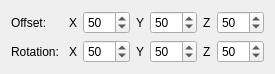
      <widget class="QWidget" name="layoutWidget">
       <property name="geometry">
        <rect>
         <x>10</x>
         <y>140</y>
         <width>275</width>
         <height>61</height>
        </rect>
       </property>
       <layout class="QGridLayout" name="gridLayout_4">
        <item row="1" column="0">
         <layout class="QHBoxLayout" name="horizontalLayout_23">
          <item>
           <widget class="QLabel" name="label_14">
            <property name="text">
             <string>Rotation:</string>
            </property>
           </widget>
          </item>
          <item>
           <layout class="QHBoxLayout" name="horizontalLayout_20">
            <item>
             <widget class="QLabel" name="label_15">
              <property name="text">
               <string>X</string>
              </property>
             </widget>
            </item>
            <item>
             <widget class="QSpinBox" name="x_turn_spinbox">
              <property name="minimum">
               <number>1</number>
              </property>
              <property name="maximum">
               <number>100</number>
              </property>
              <property name="value">
               <number>50</number>
              </property>
             </widget>
            </item>
           </layout>
          </item>
          <item>
           <layout class="QHBoxLayout" name="horizontalLayout_21">
            <item>
             <widget class="QLabel" name="label_16">
              <property name="text">
               <string>Y</string>
              </property>
             </widget>
            </item>
            <item>
             <widget class="QSpinBox" name="y_turn_spinbox">
              <property name="minimum">
               <number>1</number>
              </property>
              <property name="maximum">
               <number>100</number>
              </property>
              <property name="value">
               <number>50</number>
              </property>
             </widget>
            </item>
           </layout>
          </item>
          <item>
           <layout class="QHBoxLayout" name="horizontalLayout_22">
            <item>
             <widget class="QLabel" name="label_17">
              <property name="text">
               <string>Z</string>
              </property>
             </widget>
            </item>
            <item>
             <widget class="QSpinBox" name="z_turn_spinbox">
              <property name="minimum">
               <number>1</number>
              </property>
              <property name="maximum">
               <number>100</number>
              </property>
              <property name="value">
               <number>50</number>
              </property>
             </widget>
            </item>
           </layout>
          </item>
         </layout>
        </item>
        <item row="0" column="0">
         <layout class="QHBoxLayout" name="horizontalLayout_19">
          <item>
           <widget class="QLabel" name="label_10">
            <property name="text">
             <string>Offset:</string>
            </property>
           </widget>
          </item>
          <item>
           <layout class="QHBoxLayout" name="horizontalLayout_14">
            <item>
             <widget class="QLabel" name="label_11">
              <property name="text">
               <string>X</string>
              </property>
             </widget>
            </item>
            <item>
             <widget class="QSpinBox" name="x_move_spinbox">
              <property name="minimum">
               <number>1</number>
              </property>
              <property name="maximum">
               <number>100</number>
              </property>
              <property name="value">
               <number>50</number>
              </property>
             </widget>
            </item>
           </layout>
          </item>
          <item>
           <layout class="QHBoxLayout" name="horizontalLayout_15">
            <item>
             <widget class="QLabel" name="label_12">
              <property name="text">
               <string>Y</string>
              </property>
             </widget>
            </item>
            <item>
             <widget class="QSpinBox" name="y_move_spinbox">
              <property name="minimum">
               <number>1</number>
              </property>
              <property name="maximum">
               <number>100</number>
              </property>
              <property name="value">
               <number>50</number>
              </property>
             </widget>
            </item>
           </layout>
          </item>
          <item>
           <layout class="QHBoxLayout" name="horizontalLayout_18">
            <item>
             <widget class="QLabel" name="label_13">
              <property name="text">
               <string>Z</string>
              </property>
             </widget>
            </item>
            <item>
             <widget class="QSpinBox" name="z_move_spinbox">
              <property name="minimum">
               <number>1</number>
              </property>
              <property name="maximum">
               <number>100</number>
              </property>
              <property name="value">
               <number>50</number>
              </property>
             </widget>
            </item>
           </layout>
          </item>
         </layout>
        </item>
       </layout>
      </widget>
